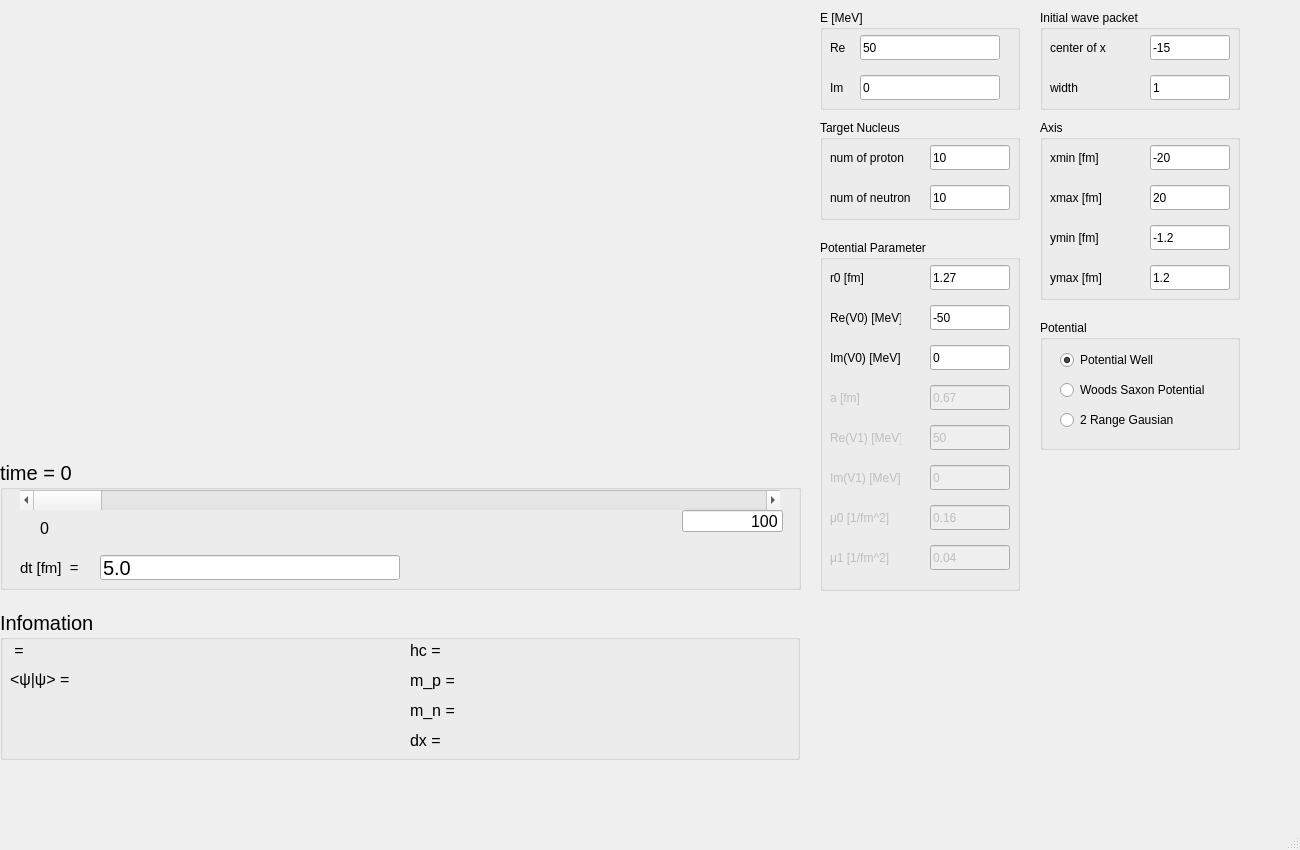
<?xml version="1.0" encoding="UTF-8"?>
<ui version="4.0">
 <class>MainWindow</class>
 <widget class="QMainWindow" name="MainWindow">
  <property name="geometry">
   <rect>
    <x>0</x>
    <y>0</y>
    <width>1300</width>
    <height>850</height>
   </rect>
  </property>
  <property name="windowTitle">
   <string>MainWindow</string>
  </property>
  <widget class="QWidget" name="centralwidget">
   <widget class="QCustomPlot" name="widget" native="true">
    <property name="geometry">
     <rect>
      <x>0</x>
      <y>0</y>
      <width>800</width>
      <height>450</height>
     </rect>
    </property>
   </widget>
   <widget class="QGroupBox" name="gPotential">
    <property name="geometry">
     <rect>
      <x>1040</x>
      <y>320</y>
      <width>200</width>
      <height>130</height>
     </rect>
    </property>
    <property name="title">
     <string>Potential</string>
    </property>
    <widget class="QRadioButton" name="bWell">
     <property name="geometry">
      <rect>
       <x>20</x>
       <y>30</y>
       <width>161</width>
       <height>20</height>
      </rect>
     </property>
     <property name="text">
      <string>Potential Well</string>
     </property>
     <property name="checked">
      <bool>true</bool>
     </property>
    </widget>
    <widget class="QRadioButton" name="bWS">
     <property name="geometry">
      <rect>
       <x>20</x>
       <y>60</y>
       <width>151</width>
       <height>20</height>
      </rect>
     </property>
     <property name="text">
      <string>Woods Saxon Potential</string>
     </property>
    </widget>
    <widget class="QRadioButton" name="b2RG">
     <property name="geometry">
      <rect>
       <x>20</x>
       <y>90</y>
       <width>151</width>
       <height>20</height>
      </rect>
     </property>
     <property name="text">
      <string>2 Range Gausian</string>
     </property>
    </widget>
   </widget>
   <widget class="QGroupBox" name="gE">
    <property name="geometry">
     <rect>
      <x>820</x>
      <y>10</y>
      <width>200</width>
      <height>100</height>
     </rect>
    </property>
    <property name="title">
     <string>E [MeV]</string>
    </property>
    <widget class="QLineEdit" name="lineReE">
     <property name="geometry">
      <rect>
       <x>40</x>
       <y>25</y>
       <width>140</width>
       <height>25</height>
      </rect>
     </property>
     <property name="text">
      <string>50</string>
     </property>
    </widget>
    <widget class="QLabel" name="lReE">
     <property name="geometry">
      <rect>
       <x>10</x>
       <y>30</y>
       <width>21</width>
       <height>16</height>
      </rect>
     </property>
     <property name="text">
      <string>Re</string>
     </property>
    </widget>
    <widget class="QLabel" name="lImE">
     <property name="geometry">
      <rect>
       <x>10</x>
       <y>70</y>
       <width>21</width>
       <height>16</height>
      </rect>
     </property>
     <property name="text">
      <string>Im</string>
     </property>
    </widget>
    <widget class="QLineEdit" name="lineImE">
     <property name="geometry">
      <rect>
       <x>40</x>
       <y>65</y>
       <width>140</width>
       <height>25</height>
      </rect>
     </property>
     <property name="text">
      <string>0</string>
     </property>
    </widget>
   </widget>
   <widget class="QGroupBox" name="gTarget">
    <property name="geometry">
     <rect>
      <x>820</x>
      <y>120</y>
      <width>200</width>
      <height>100</height>
     </rect>
    </property>
    <property name="title">
     <string>Target Nucleus</string>
    </property>
    <widget class="QLineEdit" name="lineProton">
     <property name="geometry">
      <rect>
       <x>110</x>
       <y>25</y>
       <width>80</width>
       <height>25</height>
      </rect>
     </property>
     <property name="text">
      <string>10</string>
     </property>
    </widget>
    <widget class="QLabel" name="lProton">
     <property name="geometry">
      <rect>
       <x>10</x>
       <y>30</y>
       <width>81</width>
       <height>16</height>
      </rect>
     </property>
     <property name="text">
      <string>num of proton </string>
     </property>
    </widget>
    <widget class="QLineEdit" name="lineNeutron">
     <property name="geometry">
      <rect>
       <x>110</x>
       <y>65</y>
       <width>80</width>
       <height>25</height>
      </rect>
     </property>
     <property name="text">
      <string>10</string>
     </property>
    </widget>
    <widget class="QLabel" name="lNeutron">
     <property name="geometry">
      <rect>
       <x>10</x>
       <y>70</y>
       <width>91</width>
       <height>16</height>
      </rect>
     </property>
     <property name="text">
      <string>num of neutron</string>
     </property>
    </widget>
   </widget>
   <widget class="QGroupBox" name="gInitWave">
    <property name="geometry">
     <rect>
      <x>1040</x>
      <y>10</y>
      <width>200</width>
      <height>100</height>
     </rect>
    </property>
    <property name="title">
     <string>Initial wave packet</string>
    </property>
    <widget class="QLineEdit" name="lineX0">
     <property name="geometry">
      <rect>
       <x>110</x>
       <y>25</y>
       <width>80</width>
       <height>25</height>
      </rect>
     </property>
     <property name="text">
      <string>-15</string>
     </property>
    </widget>
    <widget class="QLabel" name="lX0">
     <property name="geometry">
      <rect>
       <x>10</x>
       <y>30</y>
       <width>81</width>
       <height>16</height>
      </rect>
     </property>
     <property name="text">
      <string>center of x</string>
     </property>
    </widget>
    <widget class="QLineEdit" name="lineWaveWidth">
     <property name="geometry">
      <rect>
       <x>110</x>
       <y>65</y>
       <width>80</width>
       <height>25</height>
      </rect>
     </property>
     <property name="text">
      <string>1</string>
     </property>
    </widget>
    <widget class="QLabel" name="lWaveWidth">
     <property name="geometry">
      <rect>
       <x>10</x>
       <y>70</y>
       <width>91</width>
       <height>16</height>
      </rect>
     </property>
     <property name="text">
      <string>width</string>
     </property>
    </widget>
   </widget>
   <widget class="QGroupBox" name="gPotentialParam">
    <property name="geometry">
     <rect>
      <x>820</x>
      <y>240</y>
      <width>200</width>
      <height>351</height>
     </rect>
    </property>
    <property name="font">
     <font>
      <kerning>false</kerning>
     </font>
    </property>
    <property name="title">
     <string>Potential Parameter</string>
    </property>
    <widget class="QLineEdit" name="lineR0">
     <property name="geometry">
      <rect>
       <x>110</x>
       <y>25</y>
       <width>80</width>
       <height>25</height>
      </rect>
     </property>
     <property name="text">
      <string>1.27</string>
     </property>
    </widget>
    <widget class="QLineEdit" name="lineReV">
     <property name="geometry">
      <rect>
       <x>110</x>
       <y>65</y>
       <width>80</width>
       <height>25</height>
      </rect>
     </property>
     <property name="text">
      <string>-50</string>
     </property>
    </widget>
    <widget class="QLineEdit" name="lineImV">
     <property name="geometry">
      <rect>
       <x>110</x>
       <y>105</y>
       <width>80</width>
       <height>25</height>
      </rect>
     </property>
     <property name="text">
      <string>0</string>
     </property>
    </widget>
    <widget class="QLineEdit" name="lineA">
     <property name="enabled">
      <bool>false</bool>
     </property>
     <property name="geometry">
      <rect>
       <x>110</x>
       <y>145</y>
       <width>80</width>
       <height>25</height>
      </rect>
     </property>
     <property name="text">
      <string>0.67</string>
     </property>
    </widget>
    <widget class="QLabel" name="lR0">
     <property name="geometry">
      <rect>
       <x>10</x>
       <y>30</y>
       <width>49</width>
       <height>16</height>
      </rect>
     </property>
     <property name="text">
      <string>r0 [fm]</string>
     </property>
    </widget>
    <widget class="QLabel" name="lReV">
     <property name="geometry">
      <rect>
       <x>10</x>
       <y>70</y>
       <width>71</width>
       <height>16</height>
      </rect>
     </property>
     <property name="text">
      <string>Re(V0) [MeV]</string>
     </property>
    </widget>
    <widget class="QLabel" name="lImV">
     <property name="geometry">
      <rect>
       <x>10</x>
       <y>110</y>
       <width>71</width>
       <height>16</height>
      </rect>
     </property>
     <property name="text">
      <string>Im(V0) [MeV]</string>
     </property>
    </widget>
    <widget class="QLabel" name="lA">
     <property name="enabled">
      <bool>false</bool>
     </property>
     <property name="geometry">
      <rect>
       <x>10</x>
       <y>150</y>
       <width>49</width>
       <height>16</height>
      </rect>
     </property>
     <property name="text">
      <string>a [fm]</string>
     </property>
    </widget>
    <widget class="QLabel" name="lReV1">
     <property name="enabled">
      <bool>false</bool>
     </property>
     <property name="geometry">
      <rect>
       <x>10</x>
       <y>190</y>
       <width>71</width>
       <height>16</height>
      </rect>
     </property>
     <property name="text">
      <string>Re(V1) [MeV]</string>
     </property>
    </widget>
    <widget class="QLineEdit" name="lineReV1">
     <property name="enabled">
      <bool>false</bool>
     </property>
     <property name="geometry">
      <rect>
       <x>110</x>
       <y>185</y>
       <width>80</width>
       <height>25</height>
      </rect>
     </property>
     <property name="text">
      <string>50</string>
     </property>
    </widget>
    <widget class="QLabel" name="lImV1">
     <property name="enabled">
      <bool>false</bool>
     </property>
     <property name="geometry">
      <rect>
       <x>10</x>
       <y>230</y>
       <width>71</width>
       <height>16</height>
      </rect>
     </property>
     <property name="text">
      <string>Im(V1) [MeV]</string>
     </property>
    </widget>
    <widget class="QLineEdit" name="lineImV1">
     <property name="enabled">
      <bool>false</bool>
     </property>
     <property name="geometry">
      <rect>
       <x>110</x>
       <y>225</y>
       <width>80</width>
       <height>25</height>
      </rect>
     </property>
     <property name="text">
      <string>0</string>
     </property>
    </widget>
    <widget class="QLabel" name="lMu0">
     <property name="enabled">
      <bool>false</bool>
     </property>
     <property name="geometry">
      <rect>
       <x>10</x>
       <y>270</y>
       <width>71</width>
       <height>16</height>
      </rect>
     </property>
     <property name="text">
      <string>μ0 [1/fm^2]</string>
     </property>
    </widget>
    <widget class="QLabel" name="lMu1">
     <property name="enabled">
      <bool>false</bool>
     </property>
     <property name="geometry">
      <rect>
       <x>10</x>
       <y>310</y>
       <width>71</width>
       <height>16</height>
      </rect>
     </property>
     <property name="text">
      <string>μ1 [1/fm^2]</string>
     </property>
    </widget>
    <widget class="QLineEdit" name="lineMu0">
     <property name="enabled">
      <bool>false</bool>
     </property>
     <property name="geometry">
      <rect>
       <x>110</x>
       <y>265</y>
       <width>80</width>
       <height>25</height>
      </rect>
     </property>
     <property name="text">
      <string>0.16</string>
     </property>
    </widget>
    <widget class="QLineEdit" name="lineMu1">
     <property name="enabled">
      <bool>false</bool>
     </property>
     <property name="geometry">
      <rect>
       <x>110</x>
       <y>305</y>
       <width>80</width>
       <height>25</height>
      </rect>
     </property>
     <property name="text">
      <string>0.04</string>
     </property>
    </widget>
   </widget>
   <widget class="QGroupBox" name="gTime">
    <property name="geometry">
     <rect>
      <x>0</x>
      <y>460</y>
      <width>801</width>
      <height>130</height>
     </rect>
    </property>
    <property name="font">
     <font>
      <pointsize>15</pointsize>
     </font>
    </property>
    <property name="title">
     <string>time = 0</string>
    </property>
    <widget class="QScrollBar" name="barTime">
     <property name="geometry">
      <rect>
       <x>20</x>
       <y>30</y>
       <width>760</width>
       <height>20</height>
      </rect>
     </property>
     <property name="orientation">
      <enum>Qt::Horizontal</enum>
     </property>
    </widget>
    <widget class="QLabel" name="lTmin">
     <property name="geometry">
      <rect>
       <x>20</x>
       <y>60</y>
       <width>49</width>
       <height>16</height>
      </rect>
     </property>
     <property name="font">
      <font>
       <pointsize>12</pointsize>
      </font>
     </property>
     <property name="text">
      <string>0</string>
     </property>
     <property name="alignment">
      <set>Qt::AlignCenter</set>
     </property>
    </widget>
    <widget class="QLineEdit" name="lineTmax">
     <property name="geometry">
      <rect>
       <x>682</x>
       <y>50</y>
       <width>101</width>
       <height>22</height>
      </rect>
     </property>
     <property name="font">
      <font>
       <pointsize>12</pointsize>
      </font>
     </property>
     <property name="text">
      <string>100</string>
     </property>
     <property name="alignment">
      <set>Qt::AlignRight|Qt::AlignTrailing|Qt::AlignVCenter</set>
     </property>
    </widget>
    <widget class="QLabel" name="lDt">
     <property name="geometry">
      <rect>
       <x>20</x>
       <y>100</y>
       <width>71</width>
       <height>16</height>
      </rect>
     </property>
     <property name="font">
      <font>
       <pointsize>11</pointsize>
      </font>
     </property>
     <property name="text">
      <string>dt [fm]  = </string>
     </property>
    </widget>
    <widget class="QLineEdit" name="lineDt">
     <property name="geometry">
      <rect>
       <x>100</x>
       <y>95</y>
       <width>300</width>
       <height>25</height>
      </rect>
     </property>
     <property name="text">
      <string>5.0</string>
     </property>
    </widget>
   </widget>
   <widget class="QGroupBox" name="gAxis">
    <property name="geometry">
     <rect>
      <x>1040</x>
      <y>120</y>
      <width>200</width>
      <height>180</height>
     </rect>
    </property>
    <property name="font">
     <font>
      <kerning>false</kerning>
     </font>
    </property>
    <property name="title">
     <string>Axis</string>
    </property>
    <widget class="QLineEdit" name="lineXmin">
     <property name="geometry">
      <rect>
       <x>110</x>
       <y>25</y>
       <width>80</width>
       <height>25</height>
      </rect>
     </property>
     <property name="text">
      <string>-20</string>
     </property>
    </widget>
    <widget class="QLineEdit" name="lineXmax">
     <property name="geometry">
      <rect>
       <x>110</x>
       <y>65</y>
       <width>80</width>
       <height>25</height>
      </rect>
     </property>
     <property name="text">
      <string>20</string>
     </property>
    </widget>
    <widget class="QLineEdit" name="lineYmin">
     <property name="geometry">
      <rect>
       <x>110</x>
       <y>105</y>
       <width>80</width>
       <height>25</height>
      </rect>
     </property>
     <property name="text">
      <string>-1.2</string>
     </property>
    </widget>
    <widget class="QLineEdit" name="lineYmax">
     <property name="enabled">
      <bool>true</bool>
     </property>
     <property name="geometry">
      <rect>
       <x>110</x>
       <y>145</y>
       <width>80</width>
       <height>25</height>
      </rect>
     </property>
     <property name="text">
      <string>1.2</string>
     </property>
    </widget>
    <widget class="QLabel" name="lXmin">
     <property name="geometry">
      <rect>
       <x>10</x>
       <y>30</y>
       <width>71</width>
       <height>16</height>
      </rect>
     </property>
     <property name="text">
      <string>xmin [fm]</string>
     </property>
    </widget>
    <widget class="QLabel" name="lXmax">
     <property name="geometry">
      <rect>
       <x>10</x>
       <y>70</y>
       <width>71</width>
       <height>16</height>
      </rect>
     </property>
     <property name="text">
      <string>xmax [fm]</string>
     </property>
    </widget>
    <widget class="QLabel" name="lYmin">
     <property name="geometry">
      <rect>
       <x>10</x>
       <y>110</y>
       <width>71</width>
       <height>16</height>
      </rect>
     </property>
     <property name="text">
      <string>ymin [fm]</string>
     </property>
    </widget>
    <widget class="QLabel" name="lYmax">
     <property name="enabled">
      <bool>true</bool>
     </property>
     <property name="geometry">
      <rect>
       <x>10</x>
       <y>150</y>
       <width>61</width>
       <height>16</height>
      </rect>
     </property>
     <property name="text">
      <string>ymax [fm]</string>
     </property>
    </widget>
   </widget>
   <widget class="QGroupBox" name="gInfo">
    <property name="geometry">
     <rect>
      <x>0</x>
      <y>610</y>
      <width>800</width>
      <height>150</height>
     </rect>
    </property>
    <property name="font">
     <font>
      <pointsize>15</pointsize>
     </font>
    </property>
    <property name="title">
     <string>Infomation</string>
    </property>
    <widget class="QLabel" name="lexpX">
     <property name="geometry">
      <rect>
       <x>10</x>
       <y>30</y>
       <width>390</width>
       <height>20</height>
      </rect>
     </property>
     <property name="font">
      <font>
       <pointsize>12</pointsize>
      </font>
     </property>
     <property name="text">
      <string>&lt;x&gt; = </string>
     </property>
    </widget>
    <widget class="QLabel" name="lexpPsi">
     <property name="geometry">
      <rect>
       <x>10</x>
       <y>60</y>
       <width>390</width>
       <height>20</height>
      </rect>
     </property>
     <property name="font">
      <font>
       <pointsize>12</pointsize>
      </font>
     </property>
     <property name="text">
      <string>&lt;ψ|ψ&gt; = </string>
     </property>
     <property name="alignment">
      <set>Qt::AlignLeading|Qt::AlignLeft|Qt::AlignTop</set>
     </property>
    </widget>
    <widget class="QLabel" name="lhc">
     <property name="geometry">
      <rect>
       <x>410</x>
       <y>30</y>
       <width>390</width>
       <height>20</height>
      </rect>
     </property>
     <property name="font">
      <font>
       <pointsize>12</pointsize>
      </font>
     </property>
     <property name="text">
      <string>hc = </string>
     </property>
    </widget>
    <widget class="QLabel" name="lmp">
     <property name="geometry">
      <rect>
       <x>410</x>
       <y>60</y>
       <width>390</width>
       <height>20</height>
      </rect>
     </property>
     <property name="font">
      <font>
       <pointsize>12</pointsize>
      </font>
     </property>
     <property name="text">
      <string>m_p =</string>
     </property>
    </widget>
    <widget class="QLabel" name="lmn">
     <property name="geometry">
      <rect>
       <x>410</x>
       <y>90</y>
       <width>390</width>
       <height>20</height>
      </rect>
     </property>
     <property name="font">
      <font>
       <pointsize>12</pointsize>
      </font>
     </property>
     <property name="text">
      <string>m_n =</string>
     </property>
    </widget>
    <widget class="QLabel" name="lDx">
     <property name="geometry">
      <rect>
       <x>410</x>
       <y>120</y>
       <width>390</width>
       <height>20</height>
      </rect>
     </property>
     <property name="font">
      <font>
       <pointsize>12</pointsize>
      </font>
     </property>
     <property name="text">
      <string>dx = </string>
     </property>
    </widget>
   </widget>
  </widget>
  <widget class="QMenuBar" name="menubar">
   <property name="geometry">
    <rect>
     <x>0</x>
     <y>0</y>
     <width>1300</width>
     <height>22</height>
    </rect>
   </property>
  </widget>
  <widget class="QStatusBar" name="statusbar"/>
 </widget>
 <customwidgets>
  <customwidget>
   <class>QCustomPlot</class>
   <extends>QWidget</extends>
   <header location="global">qcustomplot.h</header>
   <container>1</container>
  </customwidget>
 </customwidgets>
 <resources/>
 <connections/>
</ui>
